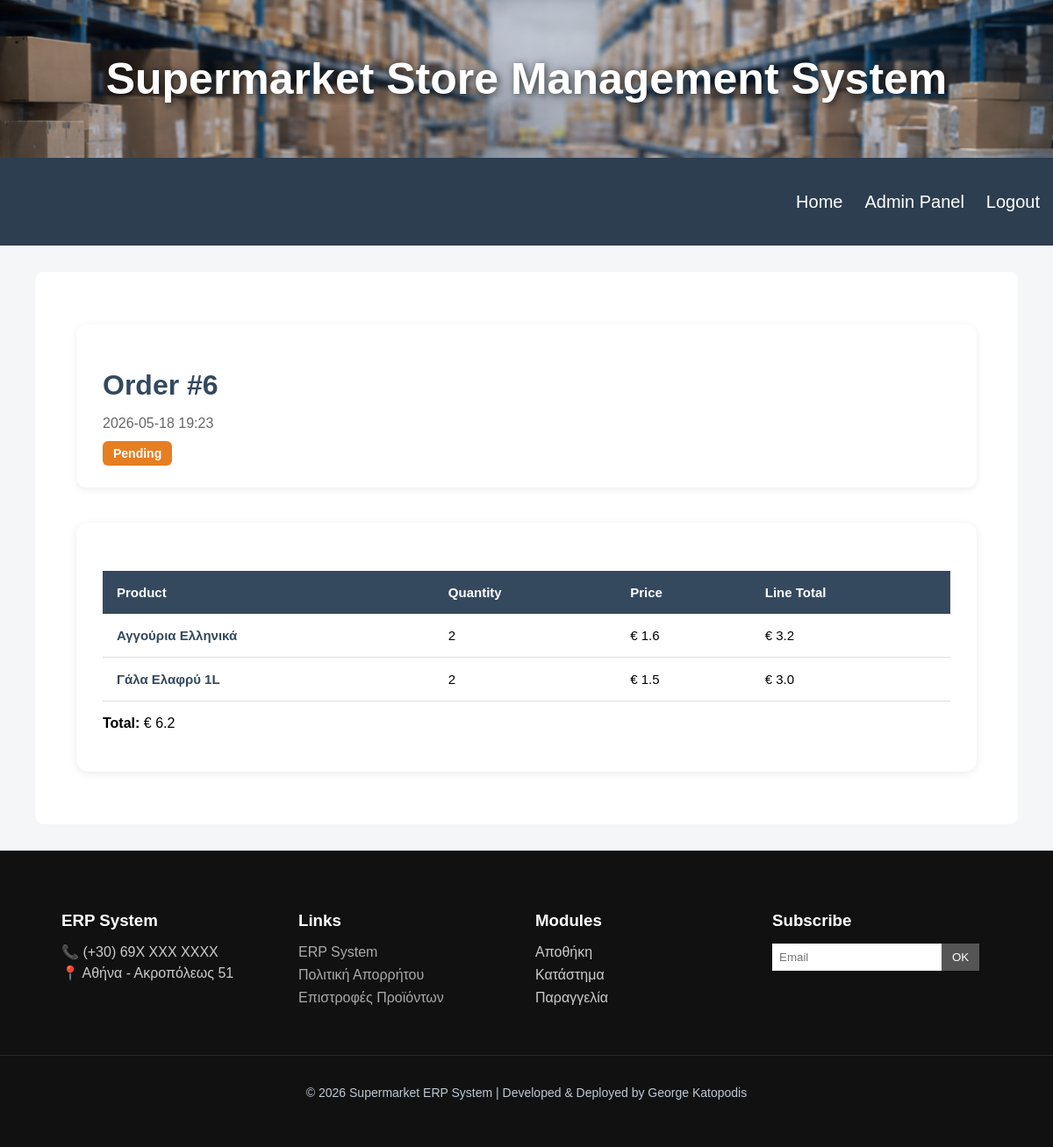
The page /order_details/6 (signed in) on the database its author committed.
### tables this page shows
CREATE TABLE orders (
    order_id INTEGER PRIMARY KEY AUTOINCREMENT,
    store_id INTEGER NOT NULL,
    order_date TEXT NOT NULL,
    order_status VARCHAR(20) NOT NULL, total REAL DEFAULT 0,
    FOREIGN KEY (store_id) REFERENCES stores(store_id)
);

CREATE TABLE order_items (
    order_item_id INTEGER PRIMARY KEY AUTOINCREMENT,
    order_id INTEGER NOT NULL,
    product_id INTEGER NOT NULL,
    quantity INTEGER NOT NULL,
    FOREIGN KEY (order_id) REFERENCES orders(order_id),
    FOREIGN KEY (product_id) REFERENCES products(product_id)
);

CREATE TABLE products (
    product_id INTEGER PRIMARY KEY AUTOINCREMENT,
    product_name VARCHAR(100) NOT NULL,
    product_category VARCHAR(50) NOT NULL,
    product_price REAL NOT NULL
, product_unit TEXT, is_active INTEGER DEFAULT 1);

### app.py (the view)
@app.route("/order_details/<int:order_id>")
def order_details(order_id):
    conn = get_db_connection()
    order = conn.execute("""
        SELECT
            order_id,
            order_date,
            order_status,
            total
        FROM orders
        WHERE order_id=?
    """, (order_id,)).fetchone()
    items = conn.execute("""

        SELECT
            p.product_name,
            oi.quantity,
            p.product_price,
            (oi.quantity * p.product_price)
                AS line_total
        FROM order_items oi
        JOIN products p
        ON oi.product_id = p.product_id
        WHERE oi.order_id=?
    """, (order_id,)).fetchall()
    conn.close()
    return render_template(
        "order_details.html",
        order=order,
        items=items
    )

### app.py (called while the page is built)
def get_db_connection():
    connection = sqlite3.connect(DATABASE_PATH)
    connection.row_factory = sqlite3.Row
    return connection

### templates/order_details.html (shortened to what this page needs)
{% extends 'base.html' %}
{% block extra_css %}
<link rel="stylesheet" href="{{ url_for('static', filename='dashboard.css') }}">
{% endblock %}
{% block content %}
<div class="dashboard-container">
    <div class="dashboard-header">
        <h1>
            Order #{{ order['order_id'] }}
        </h1>
        <p>
            {{ order['order_date'][:16] }}
        </p>
        <span class="
            status-badge
            {{ order['order_status']|lower }}
        ">
            {{ order['order_status'] }}
        </span>
    </div>
    <div class="recent-orders">
        <table class="orders-table">
            <thead>
                <tr>
                    <th>Product</th>
                    <th>Quantity</th>
                    <th>Price</th>
                    <th>Line Total</th>
                </tr>
            </thead>
            <tbody>
                {% for item in items %}
                <tr>
                    <td>
                        {{ item['product_name'] }}
                    </td>
                    <td>
                        {{ item['quantity'] }}
                    </td>
                    <td>
                        € {{ item['product_price'] }}
                    </td>
                    <td>
                        € {{ item['line_total'] }}
                    </td>
                </tr>
                {% endfor %}
            </tbody>
        </table>
        <p class="grand-total">
            <strong>Total:</strong>
            € {{ order['total'] }}
        </p>
    </div>
</div>
{% endblock %}

### static/style.css (style rules this page uses)
body { font-family: 'Gill Sans', 'Gill Sans MT', Calibri, 'Trebuchet MS', sans-serif; margin: 0; background-color: #f4f6f8; min-height: 100vh; display: flex; flex-direction: column; }

### static/dashboard.css (style rules this page uses)
.dashboard-container { width: 95%; margin: 40px auto; }
.dashboard-header { background-color: white; padding: 30px; border-radius: 12px; margin-bottom: 30px; box-shadow: 0 2px 8px rgba(0,0,0,0.08); }
.dashboard-header h1 { color: #34495e; margin-bottom: 10px; }
.dashboard-header p { color: #666; font-size: 16px; }
.pending { color: #e74c3c; }
.status-badge { padding: 6px 12px; border-radius: 6px; color: white; font-size: 14px; font-weight: bold; }
.status-badge.pending { background-color: #e67e22; }
.orders-table { width: 100%; border-collapse: collapse; margin-top: 25px; }
.orders-table th { background-color: #34495e; color: white; padding: 16px; text-align: left; font-size: 15px; }
.orders-table td { padding: 16px; border-bottom: 1px solid #ddd; font-size: 15px; }
.recent-orders { margin-top: 40px; background-color: white; padding: 30px; border-radius: 14px; box-shadow: 0 2px 10px rgba(0,0,0,0.08); }
.orders-table td:first-child { font-weight: bold; color: #34495e; }

### rows shown on the page
orders: order_id "6", order_date "2026-05-18 19:23", order_status "Pending", total "6.2"
order_items: product_name "Αγγούρια Ελληνικά", quantity "2", product_price "1.6", line_total "3.2"
order_items: product_name "Γάλα Ελαφρύ 1L", quantity "2", product_price "1.5", line_total "3.0"
